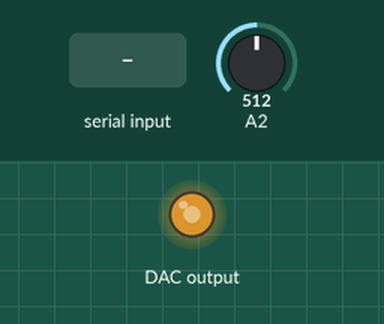
A sketch run on a simulated Arduino Uno, built with avr-gcc and run on an emulated ATmega328P. On the bench: output pins drawn as LEDs (lit = HIGH). Wiring (inferred from the names in the program): MCP4725 DAC at I2C address 0x60. The inputs (shaded band) are chosen by the test bench; at power-on: A2 = 512. What the sketch prints to the serial monitor is not drawn.

Above: at 1.3 s.
1.4 s: "0\n" received over Serial
Timing chart, 0 to 4.4 s (numbered marks = the images above; inputs shaded):
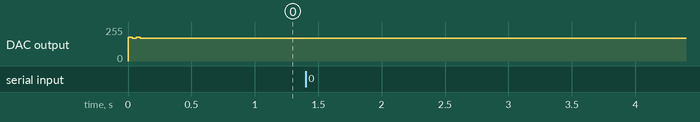

The sketch:

ProtocolLibrary.ino
```cpp
#include <Adafruit_MCP4725.h>
#include <Wire.h>

#include "protocol_lib.h"

ProtocolControl* protocol;

void setup()
{
  Serial.begin(115200);
  protocol = new ProtocolControl("A", "B", 90.0);
}

void loop()
{
  //protocol->wrapper();
  protocol->w_wrapper();
}
```

CRC8.cpp
```cpp
#include "CRC8.h"


CRC8::CRC8(void) {


}

void CRC8::begin(void) {
  crc  remainder;

    for (int dividend = 0; dividend < 256; ++dividend)
    {
        remainder = dividend << (WIDTH - 8);


        for (uint8_t bit = 8; bit > 0; --bit)
        {
            if (remainder & TOPBIT)
            {
                remainder = (remainder << 1) ^ POLYNOMIAL;
            }
            else
            {
                remainder = (remainder << 1);
            }
        }

        crcTable[dividend] = remainder;
    }
}


crc CRC8::get_crc8(uint8_t const message[], int nBytes) {
   uint8_t data;
    crc remainder = 0;


    for (int byte = 0; byte < nBytes; ++byte)
    {
        data = message[byte] ^ (remainder >> (WIDTH - 8));
        remainder = crcTable[data] ^ (remainder << 8);
    }


    return (remainder);

}
```

CRC8.h
```cpp
	/*  CRC8 library

	*/
	#ifndef CRC8_H
	#define CRC8_H

	#if ARDUINO >= 100
	 #include "Arduino.h"
	#else
	 #include "WProgram.h"
	#endif

	typedef uint8_t crc;
	#define POLYNOMIAL 0x07  /* CRC8_CCITT -- this polynomial needs to match choice on javascript end */
	#define WIDTH  (8 * sizeof(crc))
	#define TOPBIT (1 << (WIDTH - 1))

	class CRC8 {
	  public:
	   CRC8();
	   void begin();
	   crc get_crc8(uint8_t const message[], int nBytes);

	 private:
	  uint8_t crcTable[256];


	};

	#endif
```

FM_RX.cpp
```cpp
#include "FM_RX.h"

FM_RX::FM_RX(float freq)
{
  // put your setup code here, to run once:
  sbi(ADCSRA, ADPS2);
  cbi(ADCSRA, ADPS1);
  cbi(ADCSRA, ADPS0);

  Wire.begin();
  radio = new TEA5767(freq);
  radio->init();
  radio->set_frequency(freq);

}

int FM_RX::receiveFM()
{
  int prev = 0;
  int count = 0;

  uint16_t data = 0;
  uint16_t bit_check = 0;

  bool check_baud = false;
  bool check_amp = false;

  uint32_t baud_begin = micros();

  while (micros() - baud_begin < 40000)
  {
    int tmp = isPeek(analogRead(A2));

    if ( tmp == 1 and prev == 0 and !check_amp ) // check amplitude
    {
      check_amp = true; // is first max amplitude in that baud
      if ( !check_baud )
      {
        baud_begin = micros();
      }
    }

    if (tmp == 0 and check_baud) {
      if (micros() - baud_begin > 9800 )
      {
        int dt = ((int(floor((count) / 5.0) - 1)) & 1);
        uint16_t last = dt << (bit_check);
        data |= last;

        bit_check++;
        if (bit_check == 8) // 8 bits
        {
          if ( data != 0)
            return data;
          data = 0;
          bit_check = 0;
        }
        check_baud = false;
        count = 0;
      }
    }

    if (tmp == 0 and prev == 1 and check_amp) {
      count++;
      //Serial.println(tmp);
      check_baud = true;
      check_amp = false;
    }
    prev = tmp;
  }
  return -1;
}

int8_t FM_RX::isPeek(uint16_t val)
{
  if (val <= 200)
  //if (val >= 430)//Using 600 with amplifier
    return 1;
  else
    return 0;
}


String FM_RX::receiveStringFM(int maxLength)//Return data string (Empty string if nothing arrive)
{
  int prev = 0;
  int count = 0;

  uint16_t data = 0;
  uint16_t bit_check = 0;

  bool check_baud = false;
  bool check_amp = false;

  uint32_t baud_begin = micros();

  String message = "";

  while (micros() - baud_begin < 40000)
  {
    int tmp = isPeek(analogRead(A2));

    if ( tmp == 1 and prev == 0 and !check_amp ) // check amplitude
    {
      check_amp = true; // is first max amplitude in that baud
      if ( !check_baud )
      {
        baud_begin = micros();
      }
    }

    if (tmp == 0 and check_baud) {
      if (micros() - baud_begin > 9800 )
      {

        int dt = ((int(floor((count) / 5.0)) - 1) & 1);
        uint16_t last = dt << (bit_check);
        data |= last;

        bit_check++;
        if (bit_check == 8) // 8 bits
        {
          if (data != 0)
            message += char(data);
          if (message.length() == maxLength)
            break;
          data = 0;
          bit_check = 0;
        }
        check_baud = false;
        count = 0;
      }
    }

    if (tmp == 0 and prev == 1 and check_amp) {
      count++;
      //Serial.println(tmp);
      check_baud = true;
      check_amp = false;
    }
    prev = tmp;
  }
  return message;
}
```

FM_RX.h
```cpp
#include <Arduino.h>
#include <Wire.h>
#include "TEA5767.h"

#ifndef cbi
#define cbi(sfr, bit) (_SFR_BYTE(sfr) &= ~_BV(bit))
#endif
#ifndef sbi
#define sbi(sfr, bit) (_SFR_BYTE(sfr) |= _BV(bit))
#endif

class FM_RX
{
  public:
    FM_RX(float freq);
    int receiveFM();
    String receiveStringFM(int maxLength);

  private:
    TEA5767* radio;

    int8_t isPeek(uint16_t);
};
```

FM_TX.cpp
```cpp
#include "FM_TX.h"

FM_TX::FM_TX()
{
  Wire.begin();
  dac.begin(0x64);
  for (int i = 0; i < NUM_FREQ; i++)
  {
    freq[i] = ((i + 1) * 5) * FREQ_DIFF;
    freqDelay[i] = ( 1000000 / freq[i] ) / NUM_SAMPLE ;
    Serial.print(freq[i]);
    Serial.print(" ");
    Serial.println(freqDelay[i]);
  }

  for (int i = 0; i < NUM_SAMPLE; i++)
  {
    S[i] = sin(DEG_TO_RAD * 360.0 / NUM_SAMPLE * i);
    S_DAC[i] = S[i] * 2047.5 + 2047.5;
    Serial.print(S[i]);
    Serial.print(" ");
    Serial.println(S_DAC[i]);
  }

  setVoltage(2047);
}

void FM_TX::setVoltage(uint16_t vol)
{
  dac.setVoltage(vol, false);
}

void FM_TX::sendFM(char in)
{
  transmit(in);
  setVoltage(2047);
  delay(30);
}

void FM_TX::transmit(char in)
{
  int input[8];
  for( int i = 0; i < 8; i++)
  {
    input[i] = (in >> i) & B0001;
  }

  for (int k = 0; k < 8; k++)
  {
    for (int cycle = freq[input[k]] / FREQ_DIFF; cycle > 0; cycle--)
    {
      for (int sample = NUM_SAMPLE - 1; sample >= 0; sample--)
      {
        setVoltage(S_DAC[sample]);
        delayMicroseconds(freqDelay[input[k]]);
      }
    }
  }
}

void FM_TX::sendFM_noDelay(char data)
{
  transmit(data);
  setVoltage(2047);
}
```

FM_TX.h
```cpp
#include <Adafruit_MCP4725.h>

#include <Arduino.h>
#include <Wire.h>
#include <Adafruit_MCP4725.h>

#define NUM_SAMPLE 4
#define NUM_FREQ 2
#define FREQ_DIFF 100
#define DEF_FREQ 2500

class FM_TX
{
public:
  FM_TX();
  void sendFM(char data);

  void sendFM_noDelay(char data);

private:
  int delay0;
  uint16_t S[NUM_SAMPLE];
  uint16_t S_DAC[NUM_SAMPLE];
  uint16_t freq[NUM_FREQ];
  uint16_t freqDelay[NUM_FREQ];

  Adafruit_MCP4725 dac;

  void setVoltage(uint16_t vol);
  void transmit(char in);
};
```

TEA5767.cpp
```cpp
#include <stdio.h>
#include <avr/pgmspace.h>
#include <Arduino.h>
#include <Wire.h>
#include "TEA5767.h"

TEA5767::TEA5767() {
	Wire.begin();
	HILO = 1;
}

TEA5767::TEA5767(double initial_freq) {
	Wire.begin();
	HILO = 1;
	set_frequency(initial_freq);
}

//calculate the optimial hi or lo injection mode for the freq is in hz
//return 1 if high is the best, or 0 for low injection
int TEA5767::hilo_optimal (unsigned long freq) {

	int signal_high = 0;
	int signal_low = 0;
	unsigned char buf[5];

	set_frequency (1, (double) (freq + 450000) / 1000000);
	delay (30);

	// Read the signal level
	if (read_status (buf) == 1) {
		signal_high = signal_level (buf);
	}

	set_frequency (0, (double) (freq - 450000) / 1000000);
	delay (30);

	if (read_status (buf) == 1) {
		signal_low = signal_level (buf);
	}

	return (signal_high < signal_low) ? 1 : 0;
}

void TEA5767::set_frequency (int hilo, double freq) {
	unsigned char buffer[5];
	unsigned div;
	int rc;

	memset (buffer, 0, 5);

	buffer[2] = 0;
	buffer[2] |= TEA5767_PORT1_HIGH;

	if (hilo == 1)
    	buffer[2] |= TEA5767_HIGH_LO_INJECT;

	buffer[3] = 0;

	if (ctrl_data.port2)
		buffer[3] |= TEA5767_PORT2_HIGH;

	if (ctrl_data.high_cut)
		buffer[3] |= TEA5767_HIGH_CUT_CTRL;

	if (ctrl_data.st_noise)
		buffer[3] |= TEA5767_ST_NOISE_CTL;

	if (ctrl_data.soft_mute)
		buffer[3] |= TEA5767_SOFT_MUTE;

	if (ctrl_data.japan_band)
		buffer[3] |= TEA5767_JAPAN_BAND;

	buffer[3] |= TEA5767_XTAL_32768;
	buffer[4] = 0;

	if (ctrl_data.deemph_75)
		buffer[4] |= TEA5767_DEEMPH_75;

	if (ctrl_data.pllref)
		buffer[4] |= TEA5767_PLLREF_ENABLE;

	if (hilo == 1)
		div = (4 * (freq * 1000 + 225)) / 32.768;
	else
		div = (4 * (freq * 1000 - 225)) / 32.768;

	buffer[0] = (div >> 8) & 0x3f;
	buffer[1] = div & 0xff;

	Wire.beginTransmission (0x60);

	for (int i = 0; i < 5; i++)
		Wire.write (buffer[i]);

	Wire.endTransmission ();
}

/* Freq should be specifyed at X M hz */
void TEA5767::set_frequency (double freq) {
	HILO = hilo_optimal ((unsigned long) (freq * 1000000));
	set_frequency (HILO, freq);
}

//read functions

int TEA5767::read_status (unsigned char *buf) {
	memset (buf, 0, 5);
	Wire.requestFrom (0x60, 5);    //reading TEA5767

	if (Wire.available ()) {
		for (int i = 0; i < 5; i++) {
			buf[i] = Wire.read ();
		}
      	return 1;
	} else {
    	return 0;
	}
}

int TEA5767::signal_level (unsigned char *buf) {
	int signal = ((buf[3] & TEA5767_ADC_LEVEL_MASK) >> 4);
	return signal;
}

int TEA5767::stereo (unsigned char *buf) {
	int stereo = (buf[2] & TEA5767_STEREO_MASK);
	return stereo ? 1 : 0;
}

//returns 1 if tuning completed or BL reached
int TEA5767::ready (unsigned char *buf) {
	return (buf[0] & 0x80) ? 1 : 0;
}

//returns 1 if band limit is reached during searching
int TEA5767::bl_reached (unsigned char *buf) {
	return (buf[0] & 0x40) ? 1 : 0;
}

//returns freq available in Hz
double TEA5767::frequency_available (unsigned char *buf) {
	double freq_available;
	if (HILO == 1)
    	freq_available = (((buf[0] & 0x3F) << 8) + buf[1]) * 32768 / 4 - 225000;
  	else
    	freq_available = (((buf[0] & 0x3F) << 8) + buf[1]) * 32768 / 4 + 225000;
  	return freq_available;
}

void TEA5767::search_up (unsigned char *buf) {
  	unsigned div;
  	double freq_av;

  	freq_av = frequency_available (buf);

	div = (4 * (((freq_av + 98304) / 1000000) * 1000000 + 225000)) / 32768;

	buf[0] = (div >> 8) & 0x3f;
  	buf[1] = div & 0xff;

  	buf[0] |= TEA5767_SEARCH;

  	buf[2] = 0;

  	buf[2] |= TEA5767_SEARCH_UP;
  	buf[2] |= TEA5767_SRCH_MID_LVL;
  	buf[2] |= TEA5767_HIGH_LO_INJECT;

  	//buf[3] = 0x18;
  	buf[3] = 0;

  	if (ctrl_data.port2)
    	buf[3] |= TEA5767_PORT2_HIGH;

  	if (ctrl_data.high_cut)
    	buf[3] |= TEA5767_HIGH_CUT_CTRL;

  	if (ctrl_data.st_noise)
    	buf[3] |= TEA5767_ST_NOISE_CTL;

  	if (ctrl_data.soft_mute)
    	buf[3] |= TEA5767_SOFT_MUTE;

  	if (ctrl_data.japan_band)
    	buf[3] |= TEA5767_JAPAN_BAND;

  	buf[3] |= TEA5767_XTAL_32768;

  	buf[4] = 0;

  	if (ctrl_data.deemph_75)
    	buf[4] |= TEA5767_DEEMPH_75;

  	if (ctrl_data.pllref)
    	buf[4] |= TEA5767_PLLREF_ENABLE;

  	Wire.beginTransmission (0x60);

  	for (int i = 0; i < 5; i++)
    	Wire.write (buf[i]);

  	Wire.endTransmission ();
  	HILO = 1;
}

void TEA5767::search_down (unsigned char *buf)
{
  	unsigned div;
  	double freq_av;

  	freq_av = frequency_available (buf);

  	div = (4 * (((freq_av - 98304) / 1000000) * 1000000 + 225000)) / 32768;

	buf[0] = (div >> 8) & 0x3f;
  	buf[1] = div & 0xff;

  	buf[0] |= TEA5767_SEARCH;

  	buf[2] = 0;

  	buf[2] |= TEA5767_SRCH_MID_LVL;
  	buf[2] |= TEA5767_HIGH_LO_INJECT;

  	buf[3] = 0;

  	if (ctrl_data.port2)
    	buf[3] |= TEA5767_PORT2_HIGH;

  	if (ctrl_data.high_cut)
    	buf[3] |= TEA5767_HIGH_CUT_CTRL;

  	if (ctrl_data.st_noise)
    	buf[3] |= TEA5767_ST_NOISE_CTL;

  	if (ctrl_data.soft_mute)
    	buf[3] |= TEA5767_SOFT_MUTE;

  	if (ctrl_data.japan_band)
    	buf[3] |= TEA5767_JAPAN_BAND;

  	buf[3] |= TEA5767_XTAL_32768;

  	buf[4] = 0;

  	if (ctrl_data.deemph_75)
    	buf[4] |= TEA5767_DEEMPH_75;

  	if (ctrl_data.pllref)
    	buf[4] |= TEA5767_PLLREF_ENABLE;

  	Wire.beginTransmission (0x60);

  	for (int i = 0; i < 5; i++)
    	Wire.write (buf[i]);

  	Wire.endTransmission ();

  	HILO = 1;
}

//Returns 1 if search is finished, 0 if wrapped and new search initiated
//TODO - To prevent endless looping add a static variable to abort if it has searched for more than 2 loops
int TEA5767::process_search (unsigned char *buf, int search_dir)
{
  	if (ready (buf) == 1) {
      	if (bl_reached (buf) == 1) {
      		if (search_dir == TEA5767_SEARCH_DIR_UP) {
          		//wrap down
          		set_frequency (87.5);
          		read_status (buf);
          		search_up (buf);
          		return 0;
        	} else if (search_dir == TEA5767_SEARCH_DIR_DOWN) {
          		//wrap up
          		set_frequency (108);
          		read_status (buf);
          		search_down (buf);
          		return 0;
        	}
    	} else {
      		// search finished - round up the pll word and feed it back as recommended
      		double rounded_freq;
      		double freq_available = frequency_available (buf);
      		rounded_freq = floor (freq_available / 100000 + .5) / 10;
      		set_frequency (rounded_freq);
      		return 1;
    	}
    }
}

void TEA5767::init() {
  ctrl_data.port1 = 1;
  ctrl_data.port2 = 1;
  ctrl_data.high_cut = 1;
  ctrl_data.st_noise = 1;
  ctrl_data.soft_mute = 1;
  ctrl_data.deemph_75 = 0;
  ctrl_data.japan_band = 0;
  ctrl_data.pllref = 0;

//  unsigned long freq = 87500000;
//  set_frequency((float) freq / 1000000);

}
```

TEA5767.h
```cpp
// (licence header left out)
#ifndef _TEA5767_H_
#define _TEA5767_H_

/******************************
 * Write mode register values *
 ******************************/

/* First register */
#define TEA5767_MUTE        0x80    /* Mutes output */
#define TEA5767_SEARCH        0x40    /* Activates station search */
/* Bits 0-5 for divider MSB */

/* Second register */
/* Bits 0-7 for divider LSB */

/* Third register */

/* Station search from botton to up */
#define TEA5767_SEARCH_UP    0x80

/* Searches with ADC output = 10 */
#define TEA5767_SRCH_HIGH_LVL    0x60

/* Searches with ADC output = 10 */
#define TEA5767_SRCH_MID_LVL    0x40

/* Searches with ADC output = 5 */
#define TEA5767_SRCH_LOW_LVL    0x20

/* if on, div=4*(Frf+Fif)/Fref otherwise, div=4*(Frf-Fif)/Freq) */
#define TEA5767_HIGH_LO_INJECT    0x10

/* Disable stereo */
#define TEA5767_MONO        0x08

/* Disable right channel and turns to mono */
#define TEA5767_MUTE_RIGHT    0x04

/* Disable left channel and turns to mono */
#define TEA5767_MUTE_LEFT    0x02

#define TEA5767_PORT1_HIGH    0x01

/* Fourth register */
#define TEA5767_PORT2_HIGH    0x80
/* Chips stops working. Only I2C bus remains on */
#define TEA5767_STDBY        0x40

/* Japan freq (76-108 MHz. If disabled, 87.5-108 MHz */
#define TEA5767_JAPAN_BAND    0x20

/* Unselected means 32.768 KHz freq as reference. Otherwise Xtal at 13 MHz */
#define TEA5767_XTAL_32768    0x10

/* Cuts weak signals */
#define TEA5767_SOFT_MUTE    0x08

/* Activates high cut control */
#define TEA5767_HIGH_CUT_CTRL    0x04

/* Activates stereo noise control */
#define TEA5767_ST_NOISE_CTL    0x02

/* If activate PORT 1 indicates SEARCH or else it is used as PORT1 */
#define TEA5767_SRCH_IND    0x01

/* Fifth register */

/* By activating, it will use Xtal at 13 MHz as reference for divider */
#define TEA5767_PLLREF_ENABLE    0x80

/* By activating, deemphasis=50, or else, deemphasis of 50us */
#define TEA5767_DEEMPH_75    0X40

/*****************************
 * Read mode register values *
 *****************************/

/* First register */
#define TEA5767_READY_FLAG_MASK    0x80
#define TEA5767_BAND_LIMIT_MASK    0X40
/* Bits 0-5 for divider MSB after search or preset */

/* Second register */
/* Bits 0-7 for divider LSB after search or preset */

/* Third register */
#define TEA5767_STEREO_MASK    0x80
#define TEA5767_IF_CNTR_MASK    0x7f

/* Fourth register */
#define TEA5767_ADC_LEVEL_MASK    0xf0

/* should be 0 */
#define TEA5767_CHIP_ID_MASK    0x0f

/* Fifth register */
/* Reserved for future extensions */
#define TEA5767_RESERVED_MASK    0xff

/* internal constants */
#define TEA5767_SEARCH_DIR_UP 1
#define TEA5767_SEARCH_DIR_DOWN 2

#include <Arduino.h>

struct tea5767_ctrl
{
  unsigned int port1:1;
  unsigned int port2:1;
  unsigned int high_cut:1;
  unsigned int st_noise:1;
  unsigned int soft_mute:1;
  unsigned int japan_band:1;
  unsigned int deemph_75:1;
  unsigned int pllref:1;
  unsigned int xtal_freq;
};

class TEA5767 {
	private:
		tea5767_ctrl ctrl_data;
		int HILO;
	protected:
		int hilo_optimal (unsigned long freq);
		void set_frequency (int hilo, double freq);
		int ready (unsigned char *buf);
		int bl_reached (unsigned char *buf);
	public:
		TEA5767();
		TEA5767(double initial_freq);
		void set_frequency (double freq);
		int read_status (unsigned char *buf);
		int signal_level (unsigned char *buf);
		int stereo (unsigned char *buf);
		double frequency_available (unsigned char *buf);
		void search_up (unsigned char *buf);
		void search_down (unsigned char *buf);
		int process_search (unsigned char *buf, int search_dir);
		void init();
};

#endif  // _TEA5767_H_
```

protocol_lib.h
```cpp
#ifndef PROTOCOL_LIB_H
#define PROTOCOL_LIB_H

#include <Arduino.h>

#include "FM_RX.h"
#include "FM_TX.h"
#include "CRC8.h"

class ProtocolControl
{
public:
  ProtocolControl(String srcName, String destName, float freq);
  ~ProtocolControl();

  String makeDataFrame(String textData, String frameNo, String ENDFLAG, String destName);
  bool approveDataFrame(String);

  String makeAckFrame(String ackNo, String ENDFLAG, String destName);
  bool approveAckFrame(String);

  void wrapper();
  void transmitter();
  void receiver();

  void w_wrapper();
  void w_transmitter();
  void w_receiver();

  uint8_t makeCrcCheck(String);

private:
  String srcName, destName;
  String ackNo;
  String allReceiving;
  String STARTFLAG;
  const int TIMEOUT = 2000;
  const int BACKOFF = 7;

  FM_RX *rx;
  FM_TX *tx;
  CRC8 *crc8;
};

#endif PROTOCOL_LIB_H
```

Source omitted: protocol_lib.cpp (10528 bytes)

Measured:
- after the input at 1.4 s, every drawn part: stays the same
